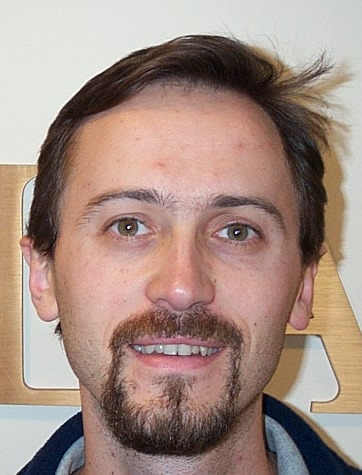
%> input picture images/DB1/db1_06.jpg, 362 x 475 px
$ octave test_final.m   (GNU Octave 9; MATLAB toolbox functions it lacks are replaced by stand-ins)
%> lines starting %> are read from the running program, lines starting %| are printed output that depends on the picture
%> further down, inImage is the input picture: size 475x362x3 uint8; mean R, G, B 163.8, 140.5, 130.5
### AWB_max.m
function imOut = AWB_max(im)
%Takes in a non-color corrected image and returns an image that is white
%balanced (white world assumption)

%Seperate channels
R = im(:,:,1);
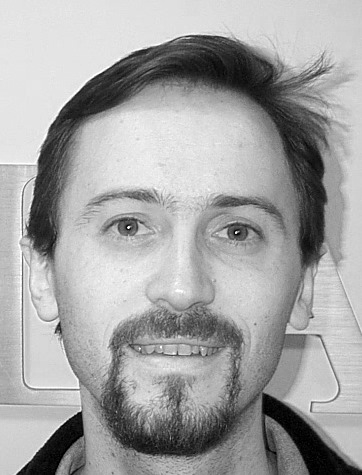
%> R: size 475x362 double; min 0, max 1, mean 0.642
G = im(:,:,2);
B = im(:,:,3);
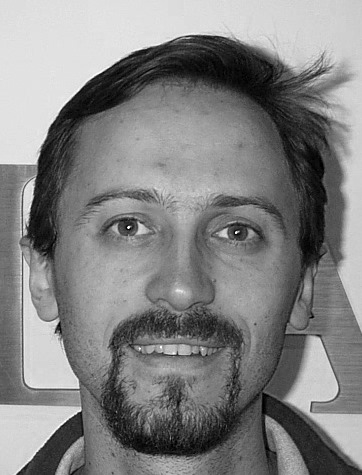
%> B: size 475x362 double; min 0, max 1, mean 0.512

%Find max value
[columns, rows, channels] = size(im);
%> columns = 475; rows = 362; channels = 3
R_max = max(R(:));
%> R_max = 1
G_max = max(G(:));
%> G_max = 1
B_max = max(B(:));
%> B_max = 1

%If G_max is smal, scale it up
if(G_max < 0.8)
    G = G/(max(abs(G(:))));
    G_max = max(G(:));
end

%Compute the gain
alphaRed = G_max/R_max;
%> alphaRed = 1
betaBlue = G_max/B_max;
%> betaBlue = 1

%Compute color corrected image
R = R*alphaRed;
B = B*betaBlue;

%Combined image
imOut = cat(channels,R,G,B);
end

### changeImage.m
function im = changeImage(im)

%Get random tone value
toneMin = 0.7;
toneMax = 1.3;
randTone = toneMin + rand*(toneMax - toneMin);
disp('-------------');disp('random tone:');disp(randTone);

%Tone the image
im = im.*randTone;

%Get random scaling value
scaleMin = 0.9;
scaleMax = 1.1;
randScale = scaleMin + rand*(scaleMax - scaleMin);
disp('random scale:');disp(randScale);

%Scale the image
im = im.*randScale;

%Get random rotation
rotationMin = -5;
rotationMax = 5;
randRotation = rotationMin + rand*(rotationMax - rotationMin);
disp('random rotation:');disp(randRotation);disp('-------------');

%Rotate the image
im = imrotate(im, randRotation, 'bilinear');
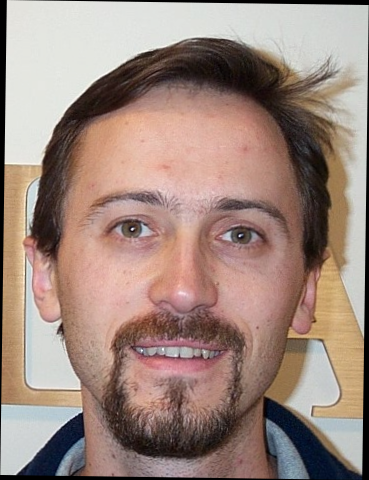
%> im: size 480x369x3 double; mean R, G, B 0.791, 0.679, 0.631; drawn with min black and max white
imshow(im);
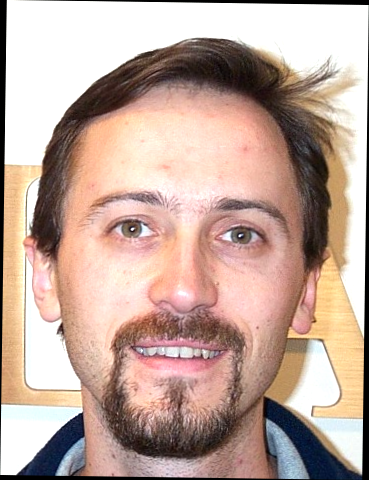
%> displayed picture: size 480x369x3, on the screen's scale of 0 to 255; mean R, G, B 193.8, 168, 156.6
end

### eyedetectionV2.m
function [eye1, eye2] = eyedetectionV2(im)
% EYEDETECTIONV1 takes image input and returns two 1x2 vectors, one for each eyes x,y position.

% vitbalans, endast för bilder med tonförändring
im = AWB_max(im);
%> in AWB_max (call 2), `R = im(:,:,1);`:
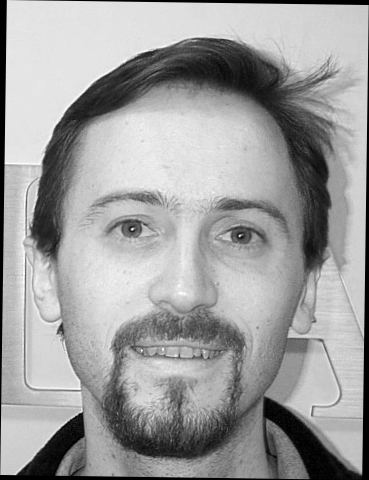
%> R: size 480x369 double; min 0, max 1.27, mean 0.791; drawn with min black and max white
%> in AWB_max (call 2), `G = im(:,:,2);`:
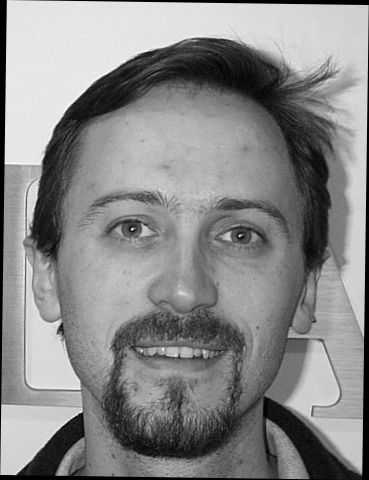
%> G: size 480x369 double; min 0, max 1.26, mean 0.679; drawn with min black and max white
%> in AWB_max (call 2), `B = im(:,:,3);`:
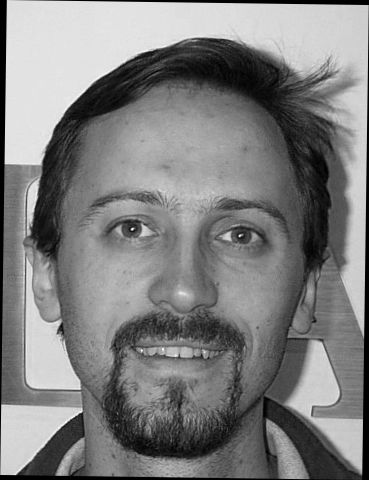
%> B: size 480x369 double; min 0, max 1.26, mean 0.631; drawn with min black and max white
%> in AWB_max (call 2), `R_max = max(R(:));`: R_max = 1.27
%> in AWB_max (call 2), `G_max = max(G(:));`: G_max = 1.26
%> in AWB_max (call 2), `alphaRed = G_max/R_max;`: alphaRed = 0.996
%> in AWB_max (call 2), `betaBlue = G_max/B_max;`: betaBlue = 1

% applicera facemask
%> the run ends on the next line
facemask = skinDetection(im);
im = im.*facemask;

% munposition, om mouth_pos (0,0) hittades den inte
mouth_pos = mouthDetection(im);

% konvertera bilden till NTSC format för att enklare hitta eye dot genom chromasitet
% använd endast luminocity kanalen
YIQim = rgb2ntsc(im);
imChrom = YIQim(:,:,1);

% bilddimensioner, används för att normalisera distanser för bilderna
im_height = length(imChrom(:,1)); im_width = length(imChrom(1,:));
im_area = im_height*im_width;
im_dist = round(sqrt(im_area));

% morfologi, dilation följt av erosion med 9x9 element och tar differensen
se1 = strel('disk', 9);
imOp = imopen(imChrom,se1);
imCl = imclose(imChrom,se1);
imDiff = imCl - imOp;

% Adaptiv tröskla genom bilden tills 6 blobbar med min area eller 2 med max area
thresh = 0.8; step = 0.05;
blob_minarea = round(im_area/10000); blobs_maxarea = round(im_area/1000);
counter_minarea = 0; counter_maxarea = 0;
imThresh = imDiff(:,:) > thresh;

while counter_minarea < 7 && counter_maxarea < 2 && thresh > 0.35
    counter_minarea = 0; counter_maxarea = 0;
    imThresh = imDiff(:,:) > thresh;
    blobs = regionprops(imThresh);
    blobs_amount = length(blobs(:));
    for i = 1:1:blobs_amount
        if blobs(i).Area > blob_minarea
            counter_minarea = counter_minarea + 1;
            if blobs(i).Area > blobs_maxarea
                counter_maxarea = counter_maxarea + 1;
            end
        end
    end
        thresh = thresh - step;
end

% Gör ögon tydligare, ta bort noise genom morfologisk stängning
se2 = strel('disk',3);
imThresh = imopen(imThresh,se2);
imThresh = imclose(imThresh,se2);

% ta bort blobbar från kanten som är 1/4 över, under (och inkl) munnen samt är för långa
% Omringar området som tas bort med en låda vilket kan överlappa ögats blob
maxLength = im_dist/6;
h_remove = round(im_height/4);
blobs = regionprops(imThresh);
blobs_amount = length(blobs(:));
bottom =  mouth_pos(2) - (im_height/10);
if mouth_pos(1) == 0 && mouth_pos(2) == 0
    bottom = h_remove;
end
if blobs_amount > 2
    for i = 1:1:blobs_amount
        box = blobs(i).BoundingBox;
        if blobs(i).Centroid(2) > bottom || box(3) > maxLength || box(4) > maxLength
            imThresh(round(box(2)):round(box(4) + box(2)-1), round(box(1)):round(box(3) + box(1)-1)) = 0;
        end
    end
end

% ta ögon enligt munnens position (kollar vinkel)
if mouth_pos(1) > 0 && mouth_pos(2) > 0
    blobs = regionprops(imThresh);
    blobs_amount = length(blobs(:));
    angle_upper = 1.396263; % 80 grader
    angle_lower = 0.7853982; % 45 grader
    for blob_current = 1:1:(blobs_amount)
        hypotenuse = sqrt((blobs(blob_current).Centroid(1) - mouth_pos(1))^2 + (blobs(blob_current).Centroid(2) - mouth_pos(2))^2);
        perpendicular = abs(blobs(blob_current).Centroid(2) - mouth_pos(2));
        angle = asin(perpendicular/hypotenuse);
        if  angle > angle_upper || angle < angle_lower
            box = blobs(blob_current).BoundingBox;
            imThresh(round(box(2)):round(box(4) + box(2)-1), round(box(1)):round(box(3) + box(1)-1)) = 0;
        end
    end
end

% Ifall det finns mer än 2 kvar ta endast dem 2 närmst till mun
blobs = regionprops(imThresh);
blobs_amount = length(blobs(:));
smallest1 = realmax('double'); smallest2 = realmax('double');
if blobs_amount > 2
    for blob_current = 1:1:blobs_amount
        hypotenuse = sqrt((blobs(blob_current).Centroid(1) - mouth_pos(1))^2 + (blobs(blob_current).Centroid(2) - mouth_pos(2))^2);
        if hypotenuse < smallest1
            smallest2 = smallest1;
            smallest1 = hypotenuse;
        elseif hypotenuse < smallest2
            smallest2 = hypotenuse;
        end
    end
    for blob_current = 1:1:blobs_amount
        hypotenuse = sqrt((blobs(blob_current).Centroid(1) - mouth_pos(1))^2 + (blobs(blob_current).Centroid(2) - mouth_pos(2))^2);
        if hypotenuse > smallest2
            box = blobs(blob_current).BoundingBox;
            imThresh(round(box(2)):round(box(4) + box(2)-1), round(box(1)):round(box(3) + box(1)-1)) = 0;
        end
    end
end

% DEBUG: Se resultat av algoritmen. Det borde endast finnas 2 vita blobbar som är ögonen
% figure; imshow(imThresh);

% Få ögats position med regionprops, returnera värden
eyeStruct = regionprops(imThresh);
eyes_amount = length(eyeStruct(:));
if eyes_amount == 2
    eye1 = eyeStruct(1).Centroid;
    eye2 = eyeStruct(2).Centroid;
else
    eye1 = zeros(1,2);
    eye2 = zeros(1,2);
    % disp("ERROR: Could not find the eyes");
end
end

### tnm034.m
%%%%%%%%%%%%%%%%%%%%%%%%%%
function [id,minDist] = tnm034(im)
% TODO Change back to just id
% im: Image of unknown face, RGB-image in uint8 format in the
% range [0,255]
%
% id: The identity number (integer) of the identified person,
% i.e. ‘1’, ‘2’,…,‘16’ for the persons belonging to ‘db1’
% and ‘0’ for all other faces.
%
% Your program code.
%%%%%%%%%%%%%%%%%%%%%%%%%%

im = im2double(im);

%Change image
im = changeImage(im);
%Get the position of the eyes
[eye_l,eye_r] = eyedetectionV2(im);
eye_x = [eye_l(1),eye_r(1)];
eye_y = [eye_l(2),eye_r(2)];

if (eye_l(1) ~= 0) && (eye_r(1) ~= 0) % when the eyes can be found

    %Normalize the face and reshape to vector
    im = AWB_max(im);
    im = normalizeFace(im,eye_x,eye_y);
    im = reshape(im,400*300,1);


    %Load in the fisher face and class_weights
    load("FisherFace_weights.mat", "Fisher_faces", "weight_class");

    %Get the image weights
    weight_image = Fisher_faces'*im;
    N_classes = 16;

    euclidian_distance_fish_class = zeros(N_classes,1);
    for class_index = 1:N_classes
        euclidian_distance_fish_class(class_index) = norm(weight_image - weight_class(:,class_index));
    end
    [minDist,id] = min(euclidian_distance_fish_class);

    %distance_threshold = 30.0;
    distance_threshold = 5.0;

    if minDist > distance_threshold
        id = 0;
    end
else
    id = 0;
    minDist = 0;
end

end

### test_final.m
inImage = imread(['images\DB1\db1_06.jpg']);
inImage = im2double(inImage);
originalImage = inImage;
subplot(1,2,1);
imshow(originalImage);
inImage = AWB_max(inImage);
id = tnm034(inImage);

$ run again, with images/DB1/db1_01.jpg copied over images/DB1/db1_06.jpg
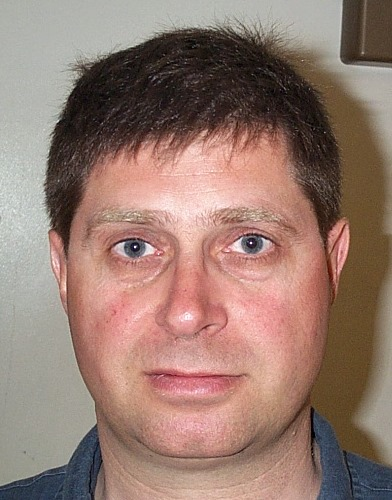
%> input picture images/DB1/db1_01.jpg, 392 x 500 px
%> inImage is the input picture: size 500x392x3 uint8; mean R, G, B 150.1, 122.6, 111.8
%> inImage: size 500x392x3 double
%> R_max = 1
%> G_max = 0.976
%> B_max = 1
%> alphaRed = 0.976
%> in AWB_max (call 2), `R = im(:,:,1);`:
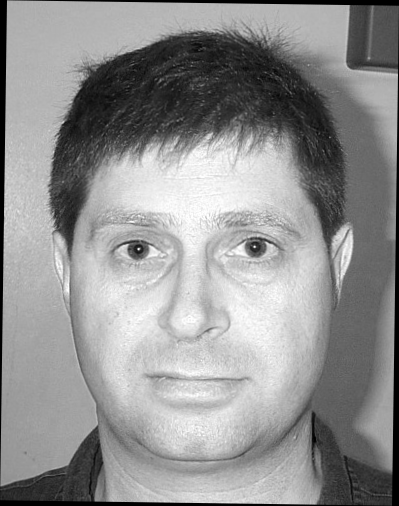
%> R: size 506x399 double; min 0, max 1.24, mean 0.708; drawn with min black and max white
%> G: size 506x399 double
%> in AWB_max (call 2), `B = im(:,:,3);`:
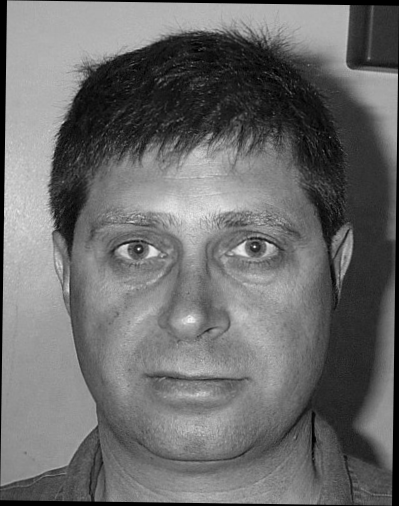
%> B: size 506x399 double; min 0, max 1.24, mean 0.528; drawn with min black and max white
%> R_max = 1.24
%> G_max = 1.22
%> B_max = 1.24
%> alphaRed = 0.986
%> imOut: size 506x399x3 double

$ run again, with images/DB1/db1_02.jpg copied over images/DB1/db1_06.jpg
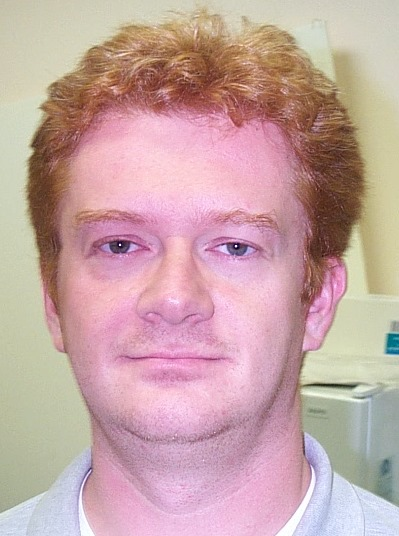
%> input picture images/DB1/db1_02.jpg, 399 x 536 px
%> inImage is the input picture: size 536x399x3 uint8; mean R, G, B 198.3, 166, 165.2
%> inImage: size 536x399x3 double
%> R_max = 1
%> in AWB_max (call 2), `G = im(:,:,2);`:
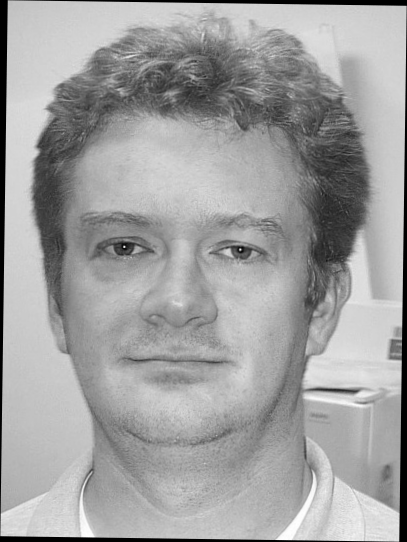
%> G: size 542x407 double; min 0, max 1.27, mean 0.801; drawn with min black and max white
%> in AWB_max (call 2), `B = im(:,:,3);`:
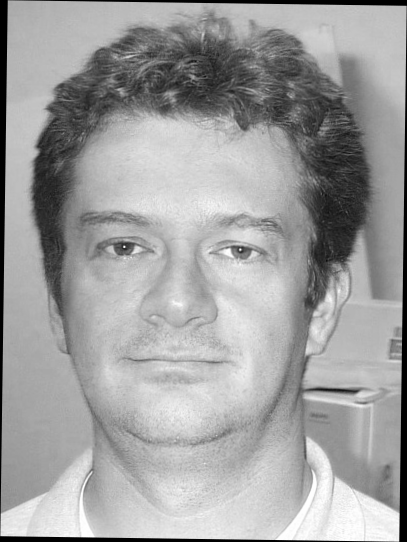
%> B: size 542x407 double; min 0, max 1.27, mean 0.797; drawn with min black and max white
%> R_max = 1.27
%> alphaRed = 1

$ run again, with images/DB1/db1_03.jpg copied over images/DB1/db1_06.jpg
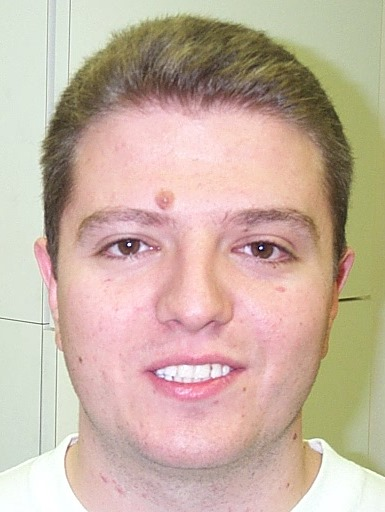
%> input picture images/DB1/db1_03.jpg, 385 x 512 px
%> inImage is the input picture: size 512x385x3 uint8; mean R, G, B 200.3, 178.7, 163.2
%> inImage: size 512x385x3 double
%> R_max = 1
%> R: size 518x393 double
%> G: size 518x393 double
%> in AWB_max (call 2), `B = im(:,:,3);`:
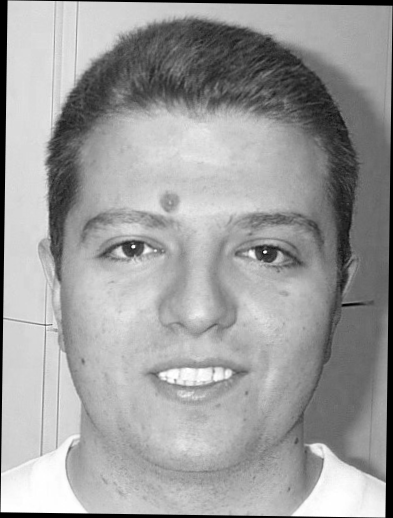
%> B: size 518x393 double; min 0, max 1.27, mean 0.786; drawn with min black and max white
%> R_max = 1.27
%> alphaRed = 1
